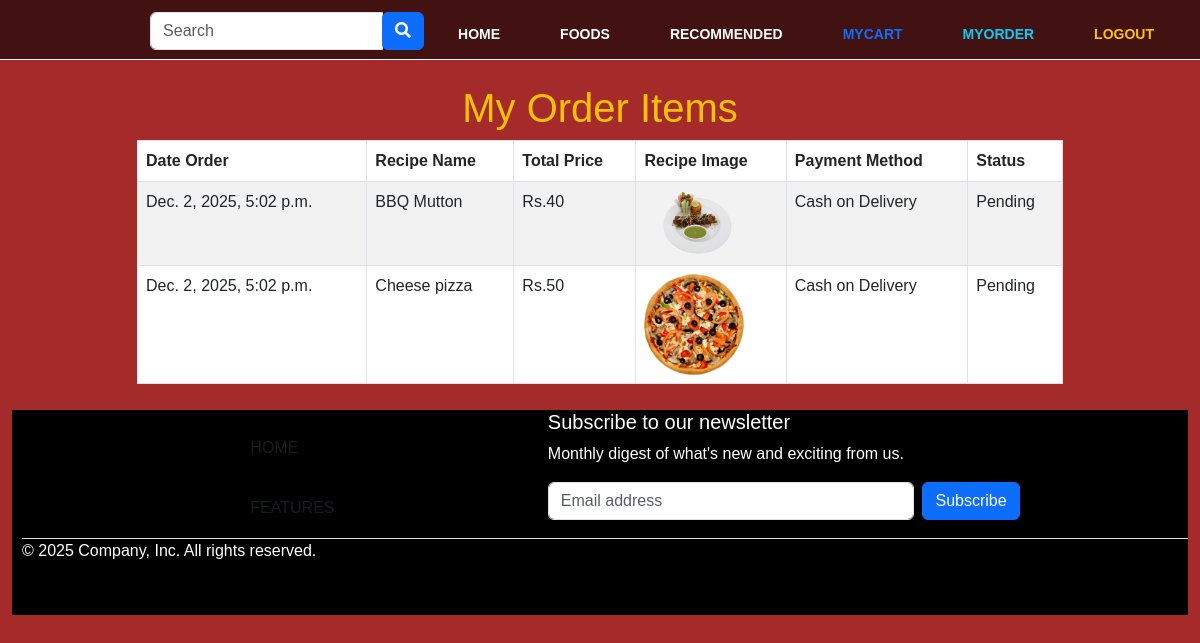
Screenshot of /myorder/ (signed in) with the database file from the repository.
### userspage/models.py (models this page shows)
class Order(models.Model):
	PAYMENT=(
		('Cash on Delivery','Cash on Delivery'),
	)
	food=models.ForeignKey(Food,on_delete=models.CASCADE)
	user=models.ForeignKey(User,on_delete=models.CASCADE)
	quantity=models.IntegerField()
	total_price=models.IntegerField(null=True)
	STATUS=[
		('Pending','Pending'),
		('Out for deliver','Out of deliver'),
		('Delivered','Delivered')
	]
	status=models.CharField(default='Pending',max_length=200,choices=STATUS,null=True)
	payment_method=models.CharField(max_length=200,choices=PAYMENT)
	payment_status=models.BooleanField(default=False,null=True)
	contact_no=models.CharField(max_length=15)
	address=models.CharField(max_length=50)
	order_date=models.DateTimeField(auto_now_add=True)

### demo_app/models.py (models this page shows, shortened)
class Food(models.Model):
	food_name=models.CharField(max_length=100)
	food_price=models.PositiveIntegerField()
	Food_image=models.FileField(upload_to='static/uploads',null=True)
	food_description=models.TextField()
	created_by=models.CharField(max_length=50)
	category=models.ForeignKey(Category,on_delete=models.CASCADE,null=True)
	is_available = models.BooleanField(default=True)

### accounts/auth.py (the view)
	def wrapper_function(request,*args,**kwargs):
		if request.user.is_staff:
			return redirect('/dashboard')
		else:
			return view_function(request,*args,**kwargs)

### accounts/auth.py (called while the page is built)
def user_only(view_function):
	def wrapper_function(request,*args,**kwargs):
		if request.user.is_staff:
			return redirect('/dashboard')
		else:
			return view_function(request,*args,**kwargs)
	return wrapper_function

### demo_app/context_processors.py (called while the page is built)
def menu_links(request):
    links = Category.objects.all()
    return dict(links=links)

### userspage/views.py (called while the page is built)
@login_required
@user_only
def show_order_items(request):
	user=request.user
	items=Order.objects.filter(user=user)
	context={
		'items':items
	}
	return render(request,'client/order.html',context)

### userspage/templates/client/order.html (shortened to what this page needs)
{% extends "client/layouts.html" %}
{% load static %}
{% block main_content %}
<div class="container mt-4">
	<div class="row d-flex justify-content-center">
		<div class="col-md-10">
			<h1 class="text-warning text-center">My Order Items</h1>
			<table class=" table table-striped table-bordered">
				<thead>
					<tr>
						<th>Date Order</th>
						<th>Recipe Name</th>
						<th>Total Price</th>
						<th>Recipe Image</th>
						<th>Payment Method</th>
						<th>Status</th>
					</tr>
				</thead>
				<tbody>
					{% for i in items %}
					<tr>
						<td>{{i.order_date}}</td>
						<td>{{i.food.food_name}}</td>
						<td>Rs.{{i.total_price}}</td>
						<td><img src="/{{i.food.Food_image}}" alt="{{i.food.food_name}}" width="100"></td>
						<td>{{i.payment_method}}</td>
						<td>{{i.status}}	</td>
					</tr>
					{% endfor %}
				</tbody>
			</table>
		</div>
	</div>
</div>
{% endblock %}

### rows the page displays
Order: order_date "Dec. 2, 2025, 5:02 p.m.", food.food_name "BBQ Mutton", total_price "40", food.Food_image (picture), payment_method "Cash on Delivery", status "Pending"
Order: order_date "Dec. 2, 2025, 5:02 p.m.", food.food_name "Cheese pizza", total_price "50", food.Food_image (picture), payment_method "Cash on Delivery", status "Pending"
